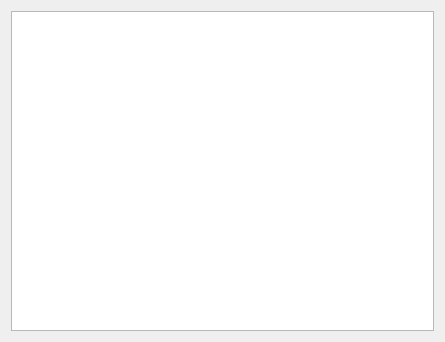
<?xml version="1.0" encoding="UTF-8"?>
<ui version="4.0">
 <class>InputAbsoluteSkillsPanel</class>
 <widget class="QWidget" name="InputAbsoluteSkillsPanel">
  <property name="geometry">
   <rect>
    <x>0</x>
    <y>0</y>
    <width>445</width>
    <height>342</height>
   </rect>
  </property>
  <property name="windowTitle">
   <string>Form</string>
  </property>
  <layout class="QHBoxLayout" name="horizontalLayout">
   <item>
    <widget class="QGraphicsView" name="view">
     <property name="enabled">
      <bool>true</bool>
     </property>
    </widget>
   </item>
  </layout>
 </widget>
 <resources/>
 <connections/>
</ui>
